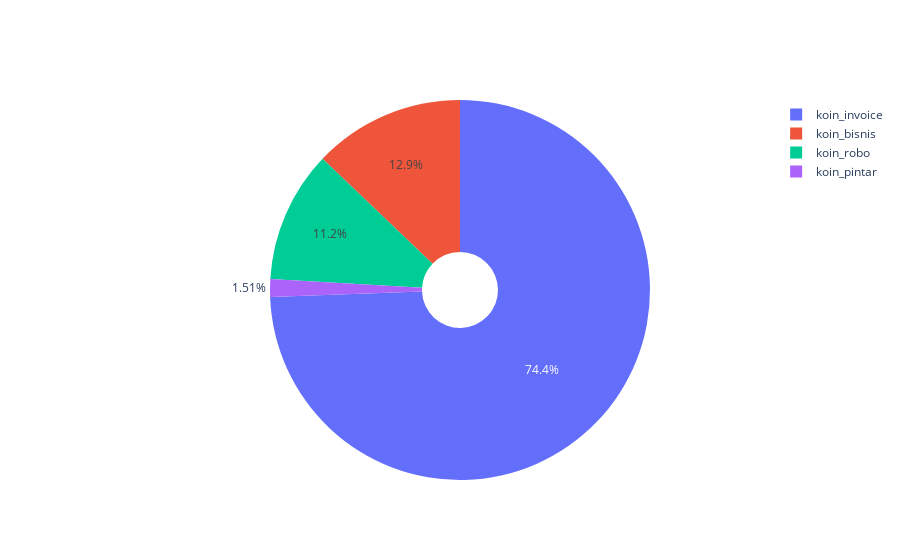

The notebook cell this image was saved under:
### Code cell
##Exploratory Data Analysis of Categorical Data 
#Subproduct Distribution
labels = koin.sub_product.unique()
values=[]
for each in labels:
    values.append(len(koin[koin.sub_product==each]))

#donut-like pie chart
fig = go.Figure(data=[go.Pie(labels=labels, values=values, hole=.2)])
fig.show()

subprod = koin["sub_product"]
print(subprod.value_counts())

### Figure 1 — Plotly figure (JSON) as saved in the notebook; plotly's stock layout.template omitted (floating-point values rounded to 4 significant figures)
{"data": [{"hole": 0.2, "labels": ["koin_invoice", "koin_bisnis", "koin_pintar", "koin_robo"], "type": "pie", "values": [1821, 315, 37, 274]}], "layout": {}}
